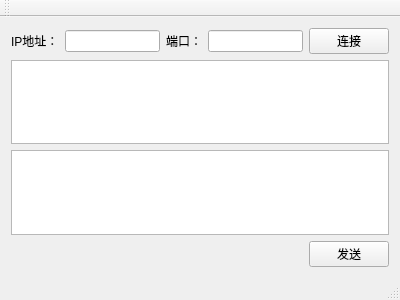
<?xml version="1.0" encoding="UTF-8"?>
<ui version="4.0">
 <class>MainWindow</class>
 <widget class="QMainWindow" name="MainWindow">
  <property name="geometry">
   <rect>
    <x>0</x>
    <y>0</y>
    <width>400</width>
    <height>300</height>
   </rect>
  </property>
  <property name="windowTitle">
   <string>MainWindow</string>
  </property>
  <widget class="QWidget" name="centralWidget">
   <layout class="QGridLayout" name="gridLayout">
    <item row="0" column="0">
     <widget class="QLabel" name="label">
      <property name="text">
       <string>IP地址：</string>
      </property>
     </widget>
    </item>
    <item row="0" column="1">
     <widget class="QLineEdit" name="lineEdit_IP"/>
    </item>
    <item row="0" column="2">
     <widget class="QLabel" name="label_2">
      <property name="text">
       <string>端口：</string>
      </property>
     </widget>
    </item>
    <item row="0" column="3">
     <widget class="QLineEdit" name="lineEdit_Port"/>
    </item>
    <item row="0" column="4">
     <widget class="QPushButton" name="pushButton_Connect">
      <property name="text">
       <string>连接</string>
      </property>
     </widget>
    </item>
    <item row="1" column="0" colspan="5">
     <widget class="QTextEdit" name="textEdit_Recv">
      <property name="readOnly">
       <bool>true</bool>
      </property>
     </widget>
    </item>
    <item row="2" column="0" colspan="5">
     <widget class="QTextEdit" name="textEdit_Send"/>
    </item>
    <item row="3" column="4">
     <widget class="QPushButton" name="pushButton_Send">
      <property name="text">
       <string>发送</string>
      </property>
     </widget>
    </item>
   </layout>
  </widget>
  <widget class="QMenuBar" name="menuBar">
   <property name="geometry">
    <rect>
     <x>0</x>
     <y>0</y>
     <width>400</width>
     <height>23</height>
    </rect>
   </property>
  </widget>
  <widget class="QToolBar" name="mainToolBar">
   <attribute name="toolBarArea">
    <enum>TopToolBarArea</enum>
   </attribute>
   <attribute name="toolBarBreak">
    <bool>false</bool>
   </attribute>
  </widget>
  <widget class="QStatusBar" name="statusBar"/>
 </widget>
 <layoutdefault spacing="6" margin="11"/>
 <resources/>
 <connections/>
</ui>
